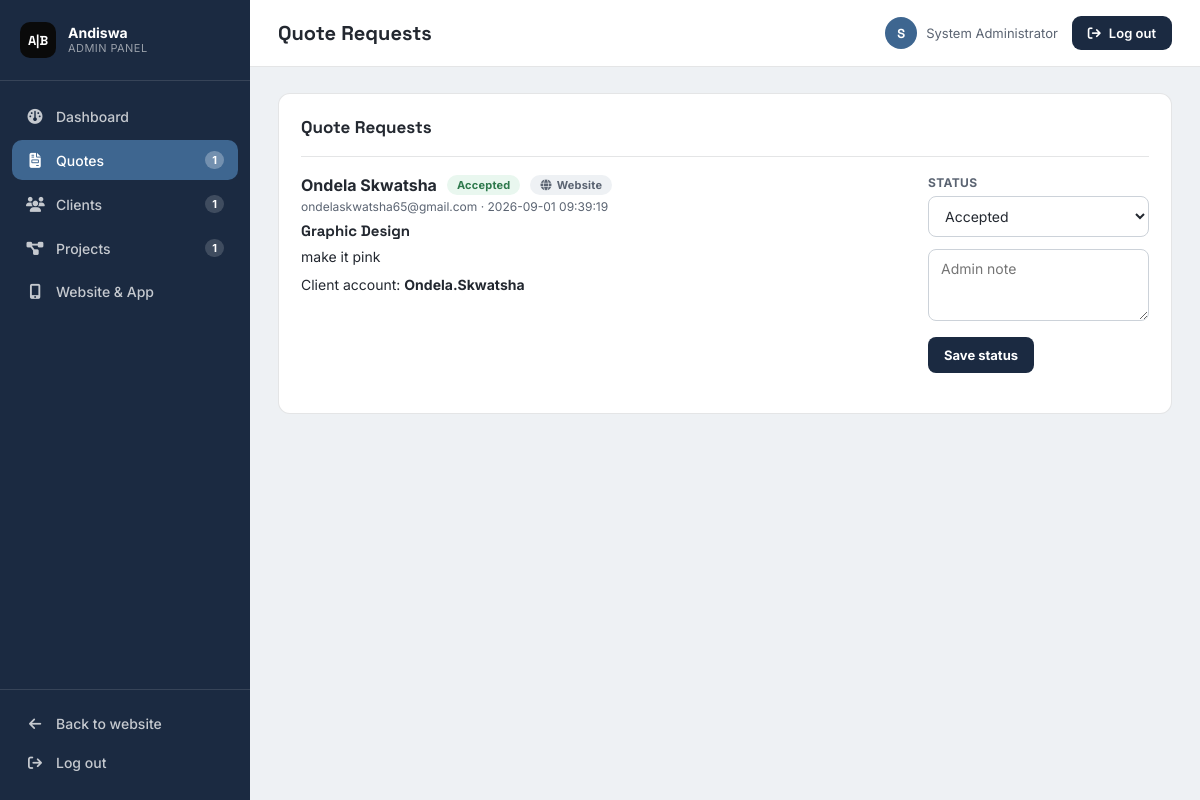
Page /admin.php?tab=quotes (signed in) on the committed database.
### tables this page shows
CREATE TABLE IF NOT EXISTS quotes (
  id INT UNSIGNED NOT NULL AUTO_INCREMENT,
  client_id INT UNSIGNED NULL,
  name VARCHAR(120) NOT NULL,
  email VARCHAR(190) NOT NULL,
  service VARCHAR(150) NOT NULL DEFAULT 'General Enquiry',
  message TEXT NOT NULL,
  source ENUM('website','app') NOT NULL DEFAULT 'website',
  status ENUM('New','Under Review','Accepted','Rejected','Cancelled','Completed') NOT NULL DEFAULT 'New',
  admin_note TEXT NULL,
  created_at TIMESTAMP NOT NULL DEFAULT CURRENT_TIMESTAMP,
  updated_at TIMESTAMP NOT NULL DEFAULT CURRENT_TIMESTAMP ON UPDATE CURRENT_TIMESTAMP,
  PRIMARY KEY (id),
  KEY client_id (client_id),
  KEY status (status),
  KEY email (email),
  KEY source (source),
  CONSTRAINT quotes_ibfk_1 FOREIGN KEY (client_id) REFERENCES users (id) ON DELETE SET NULL
);

CREATE TABLE IF NOT EXISTS users (
  id INT UNSIGNED NOT NULL AUTO_INCREMENT,
  name VARCHAR(120) NOT NULL,
  email VARCHAR(190) NOT NULL,
  username VARCHAR(80) NOT NULL,
  password_hash VARCHAR(255) NOT NULL,
  role ENUM('admin','client') NOT NULL DEFAULT 'client',
  must_change_password TINYINT(1) NOT NULL DEFAULT 1,
  created_at TIMESTAMP NOT NULL DEFAULT CURRENT_TIMESTAMP,
  PRIMARY KEY (id),
  UNIQUE KEY email (email),
  UNIQUE KEY username (username)
);

### config.php (called while the page is built, shortened)
<?php
function e($value): string { return htmlspecialchars((string)$value, ENT_QUOTES, 'UTF-8'); }
function current_user(): ?array { return $_SESSION['user'] ?? null; }

### admin.php (the view, shortened to what this page needs)
<?php
require_once 'config.php'; require_login('admin');
$pdo=db(); $u=current_user();
$quoteStatuses   = ['New','Under Review','Accepted','Rejected','Cancelled','Completed'];
$quotes=$pdo->query('SELECT q.*,u.username FROM quotes q LEFT JOIN users u ON u.id=q.client_id ORDER BY q.created_at DESC')->fetchAll();
$clients=$pdo->query("SELECT * FROM users WHERE role='client' ORDER BY created_at DESC")->fetchAll();
$projects=$pdo->query('SELECT p.*,u.name client_name,u.email FROM projects p JOIN users u ON u.id=p.client_id ORDER BY p.updated_at DESC')->fetchAll();
$stats=['quotes'=>count($quotes),'new'=>count(array_filter($quotes,fn($q)=>$q['status']==='New')),'clients'=>count($clients),'projects'=>count($projects),'app'=>count(array_filter($quotes,fn($q)=>($q['source']??'website')==='app'))];
$tabTitles = ['dashboard'=>'Dashboard','quotes'=>'Quote Requests','clients'=>'Clients','projects'=>'Projects','settings'=>'Website & App'];
$tab = $_GET['tab'] ?? 'dashboard';
function source_pill(array $q): string {
  return ($q['source'] ?? 'website') === 'app'
    ? '<span class="pill src-app"><i class="fa-solid fa-mobile-screen-button" style="margin-right:5px"></i>Mobile app</span>'
    : '<span class="pill src-web"><i class="fa-solid fa-globe" style="margin-right:5px"></i>Website</span>';
}
function status_class(string $status): string {
  return match($status){
    'New' => 'st-new',
    'Under Review' => 'st-review',
    'Accepted' => 'st-good',
    'Completed' => 'st-good',
    'Rejected' => 'st-bad',
    'Cancelled' => 'st-bad',
    'On Hold' => 'st-review',
    'In Progress' => 'st-review',
    'Not Started' => 'st-new',
    default => 'st-new',
  };
}
?><!doctype html>
<html lang="en">
<head>
<link rel="stylesheet" href="https://cdnjs.cloudflare.com/ajax/libs/font-awesome/6.6.0/css/all.min.css">
</head>
<body>
<div class="shell">
  <aside class="sidebar" id="sidebar">
    <div class="sidebar-brand">
      <span class="mark">A|B</span>
      <span class="label"><strong>Andiswa</strong><span>Admin Panel</span></span>
    </div>
    <nav class="nav-group">
      <a href="?tab=dashboard" class="nav-link<?= $tab==='dashboard'?' active':'' ?>" data-tab="dashboard">
        <i class="fa-solid fa-gauge"></i> Dashboard
      </a>
      <a href="?tab=quotes" class="nav-link<?= $tab==='quotes'?' active':'' ?>" data-tab="quotes">
        <i class="fa-solid fa-file-invoice"></i> Quotes
        <span class="count"><?=e($stats['quotes'])?></span>
      </a>
      <a href="?tab=clients" class="nav-link<?= $tab==='clients'?' active':'' ?>" data-tab="clients">
        <i class="fa-solid fa-users"></i> Clients
        <span class="count"><?=e($stats['clients'])?></span>
      </a>
      <a href="?tab=projects" class="nav-link<?= $tab==='projects'?' active':'' ?>" data-tab="projects">
        <i class="fa-solid fa-diagram-project"></i> Projects
        <span class="count"><?=e($stats['projects'])?></span>
      </a>
      <a href="?tab=settings" class="nav-link<?= $tab==='settings'?' active':'' ?>" data-tab="settings">
        <i class="fa-solid fa-mobile-screen-button"></i> Website &amp; App
      </a>
    </nav>
    <div class="sidebar-foot">
      <a href="index.html"><i class="fa-solid fa-arrow-left"></i> Back to website</a>
      <a href="logout.php"><i class="fa-solid fa-arrow-right-from-bracket"></i> Log out</a>
    </div>
  </aside>
  <div class="main">
    <header class="topbar">
      <div class="topbar-left">
        <h1 id="pageTitle"><?=e($tabTitles[$tab])?></h1>
      </div>
      <div class="topbar-right">
        <div class="admin-chip">
          <span class="avatar"><?=e(strtoupper(substr($u['name'] ?? 'A',0,1)))?></span>
          <span><?=e($u['name'] ?? 'Admin')?></span>
        </div>
        <a href="logout.php" class="logout-btn"><i class="fa-solid fa-arrow-right-from-bracket"></i> <span>Log out</span></a>
      </div>
    </header>
    <main class="content">
            <?php if(!$quotes):?><p class="empty">No quote requests yet.</p><?php else: foreach(array_slice($quotes,0,5) as $q):?>
                <div><span class="who"><?=e($q['name'])?></span> <?=source_pill($q)?><br><span class="svc"><?=e($q['service'])?></span></div>
            <?php endforeach; endif;?>
      <section class="panel-view<?= $tab==='quotes'?' active':'' ?>" data-panel="quotes">
        <div class="panel">
          <h2>Quote Requests</h2>
          <?php if(!$quotes):?><p class="empty">No quote requests yet.</p><?php else: foreach($quotes as $q):?>
          <article class="row-item">
            <div class="row-flex">
              <div>
                <div style="display:flex;align-items:center;gap:10px;flex-wrap:wrap;">
                  <strong><?=e($q['name'])?></strong>
                  <span class="pill <?=status_class($q['status'])?>"><?=e($q['status'])?></span>
                  <?=source_pill($q)?>
                </div>
                <span class="small"><?=e($q['email'])?> · <?=e($q['created_at'])?></span>
                <h3><?=e($q['service'])?></h3>
                <p><?=nl2br(e($q['message']))?></p>
                <?php if($q['username']):?><p class="small">Client account: <strong><?=e($q['username'])?></strong></p><?php endif;?>
              </div>
              <form method="post">
                <div class="field">
                  <label>Status</label>
                  <select name="status">
                    <?php foreach($quoteStatuses as $opt):?><option <?= $q['status']===$opt?'selected':''?>><?=e($opt)?></option><?php endforeach;?>
                  </select>
                </div>
                <div class="field"><textarea name="admin_note" placeholder="Admin note"><?=e($q['admin_note'])?></textarea></div>
                <button class="btn">Save status</button>
              </form>
            </div>
          </article>
          <?php endforeach; endif;?>
        </div>
      </section>
    </main>
  </div>
</div>
</body>
</html>

### rows in the picture
quotes: status+source "1", name "Ondela Skwatsha", status "Accepted", shows "Website", email "ondelaskwatsha65@gmail.com", created_at "2026-09-01 09:39:19", service "Graphic Design", message "make it pink", client.username "Ondela.Skwatsha"

### other values in the picture
$tabTitles[$tab] "Quote Requests"
substr($u['name'] ?? 'A',0,1) "S"
$u['name'] "System Administrator"
form field status "Accepted"
